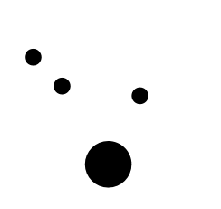
#> input picture 4-opening_closing/white.PNG, 221 x 209 px
$ python closing.py
#> lines starting #> are read from the running program, lines starting #| are printed output that depends on the picture
import cv2

image = cv2.imread("white.PNG")
#> image is the input picture: shape (209, 221, 3); min 0, max 255, mean 242.1

#kernel
kernel_size = (17, 17)
kernel_core = cv2.getStructuringElement(cv2.MORPH_ELLIPSE, kernel_size)

#dilation
dilate_img = cv2.dilate(image, kernel_core, iterations=1)
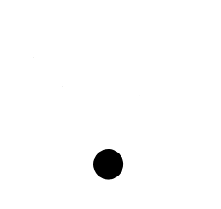
#> dilate_img: shape (209, 221, 3); min 0, max 255, mean 251.1

#erosion
erode_img = cv2.erode(image, kernel_core)
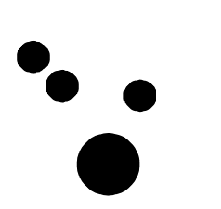
#> erode_img: shape (209, 221, 3); min 0, max 255, mean 224.2

"""morph operations"""
element = cv2.getStructuringElement(cv2.MORPH_ELLIPSE,
            (2*10+1, 2*10+1),
            (10, 10))

imageMorphClosed = cv2.morphologyEx(image,
                                    cv2.MORPH_CLOSE, element)

cv2.imshow("image", image)
cv2.imshow("dilate", dilate_img)
cv2.imshow("erode", erode_img)
cv2.imshow("morph", imageMorphClosed)
cv2.waitKey(0)
cv2.destroyAllWindows()
